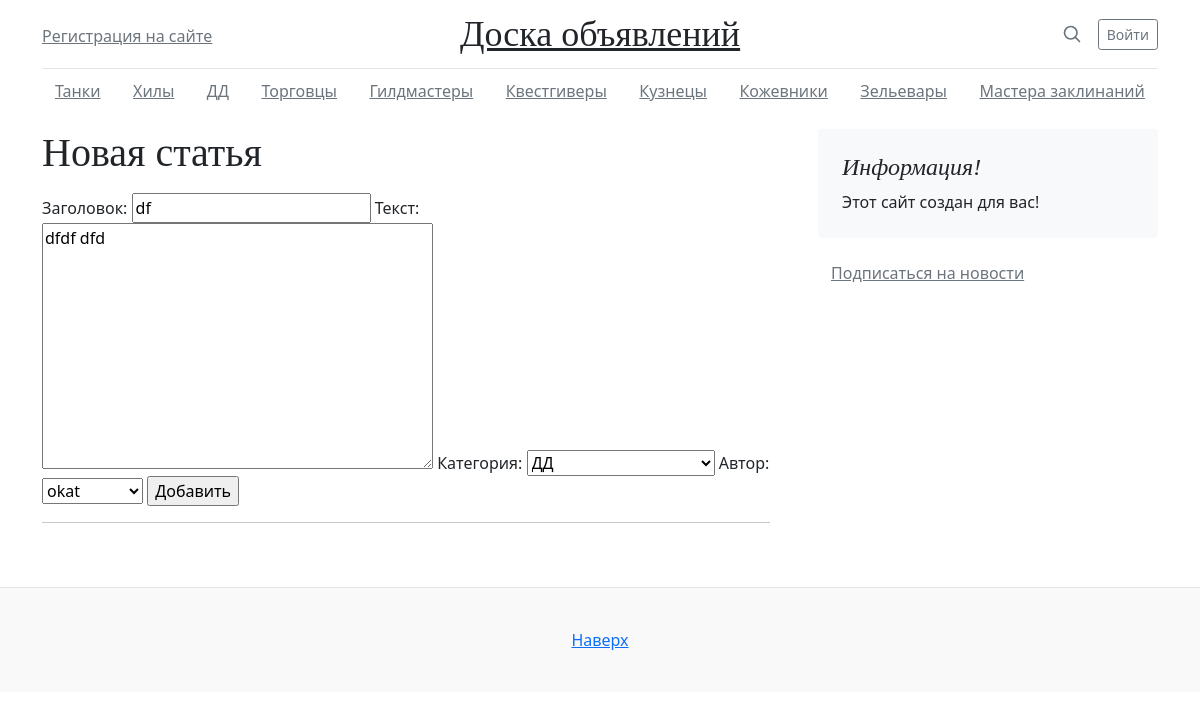
/board/1/update, run on the app's committed database.
### board/models.py (models this page shows, shortened)
class New(models.Model):
	list_category = [("Танки", "Танки"), ("Хилы", "Хилы"),("ДД", "ДД") ,("Торговцы", "Торговцы") , ("Гилдмастеры", "Гилдмастеры"),("Квестгиверы", "Квестгиверы") ,("Кузнецы", "Кузнецы") ,("Кожевники", "Кожевники") , ("Зельевары", "Зельевары"), ("Мастера заклинаний", "Мастера заклинаний")]
	date = models.DateTimeField(auto_now_add=True)
	name = models.CharField(max_length=255)
	text = models.TextField()
	author = models.ForeignKey(User, on_delete=models.CASCADE)
	category = models.CharField(max_length=20, choices=list_category)

### board/views.py (the view)
# urls.py: path('<int:pk>/update', NewUpdate.as_view()),
class NewUpdate(UpdateView):
	template_name = 'create.html'
	form_class = PostForm
	def get_object(self, **kwargs):
		id = self.kwargs.get('pk')
		return New.objects.get(pk=id)

### board/forms.py
class PostForm(ModelForm):
	class Meta:
		model = New
		fields = ['name', 'text', 'category', 'author']
		labels = {
			'name': 'Заголовок',
			'text': 'Текст',
			'category': 'Категория',
			'author': 'Автор'
		}

### templates/create.html (shortened to what this page needs)
{% extends 'default.html' %}
{% block title %}
Новая статья
{% endblock title %}
{% block content %}
<form method="POST">
    {{ form }}
    <input type="submit" value="Добавить">
</form>
{% endblock content %}

### data on the page
New: name "df", text "dfdf dfd", category "ДД", author "okat"
